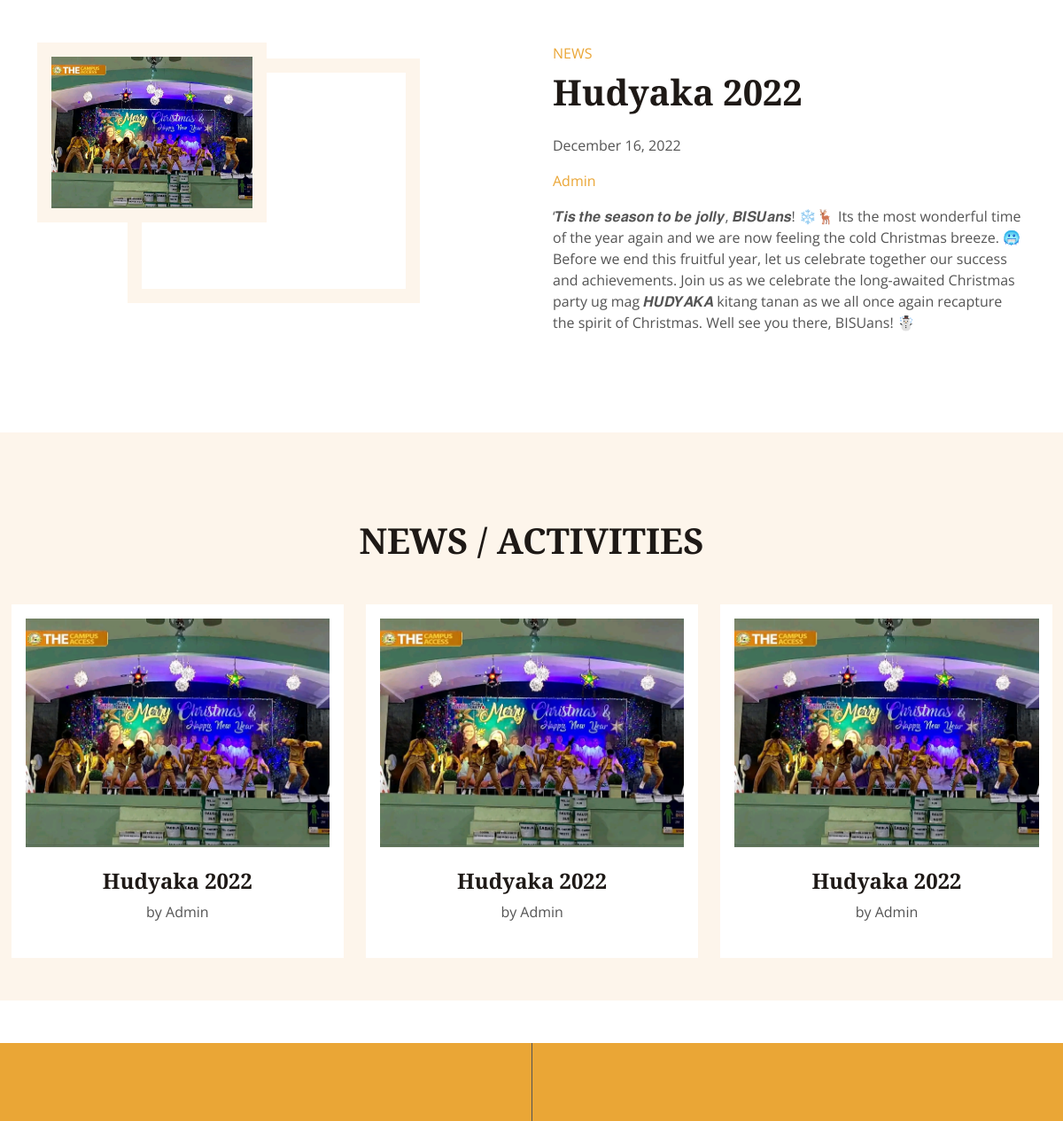
The app's page /index.php?menu=news&nkey=1 (upper part), older data.
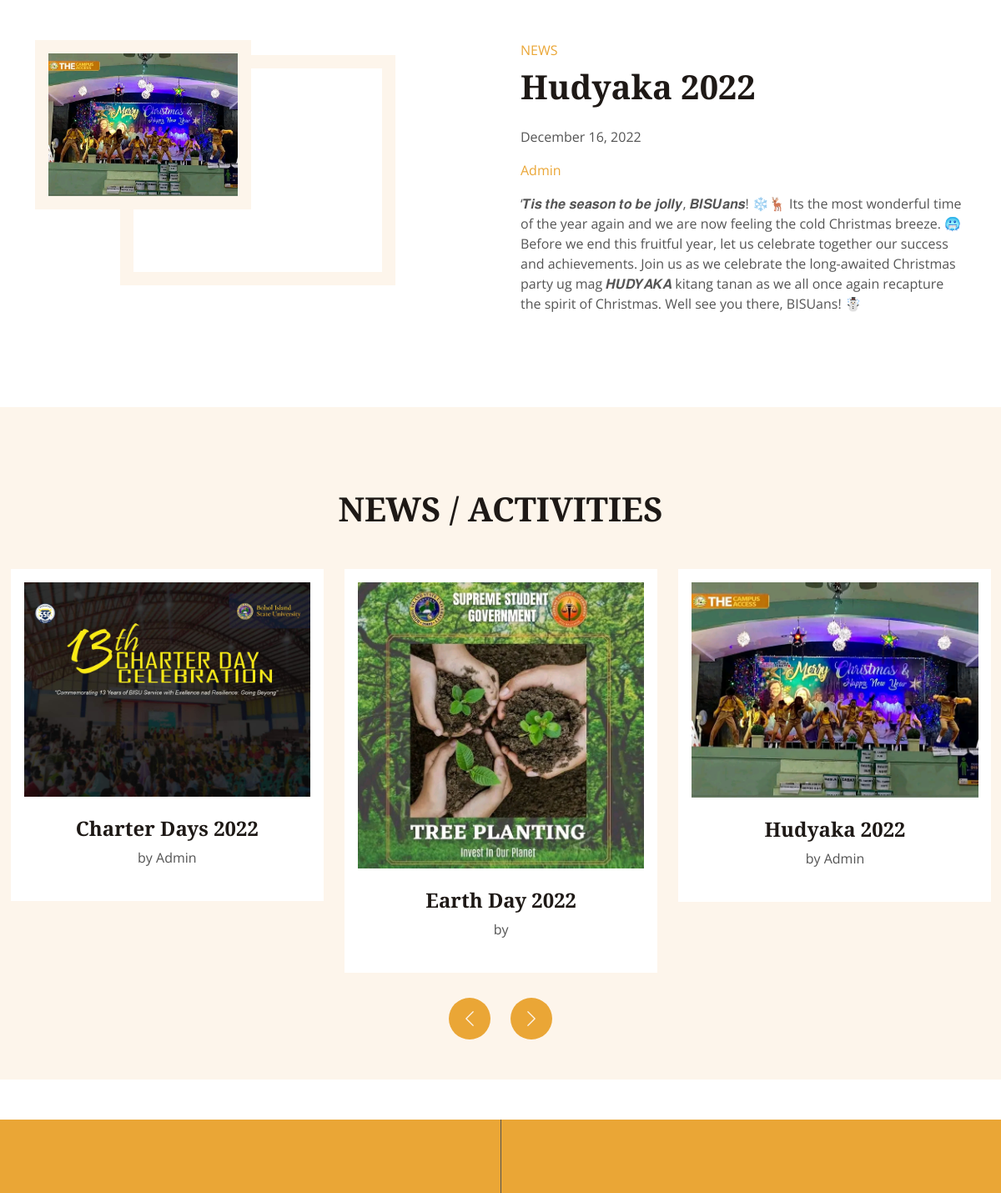
The same page, newer data.
### tables this page shows
CREATE TABLE news (
  News_Key int(10) unsigned NOT NULL auto_increment,
  User_Key int(10) unsigned NOT NULL,
  News_Title varchar(255) NOT NULL,
  News_Date varchar(255) NOT NULL,
  News_Image varchar(255) NOT NULL,
  News_Desc varchar(255) NOT NULL,
  PRIMARY KEY  (News_Key),
  UNIQUE KEY tbl_unique (News_Title)
);

### models/db_connect.php (called while the page is built, shortened)
<?php
class DB_Connect {
    public function __construct()
    {
        $this->db = mysqli_connect(DB_HOST, DB_USER, DB_PASS, DB_NAME);
    }
    public function getDataFromTable($sql)
    {
        $data = array();
        $result = $this->db->query($sql);
        if ($result) {
            if ($result->num_rows > 0) {
                while($row = $result->fetch_assoc()) {
                    $data[] = $row;
                }
            }
        }
        return $data;
    }
}
?>

### models/sql_news.php (called while the page is built, shortened)
<?php
require_once 'models/db_connect.php';
class SQL_News extends DB_Connect {
    public function getNewsList()
    {
        $sql = "
            SELECT
                n.*,
                if (n.User_Key > 0, concat(First_Name, ' ', Last_Name), 'Admin') as News_Author
            FROM news as n
            LEFT JOIN users as u ON n.User_Key = u.User_Key
            ORDER BY News_Date, News_Title
        ";
        $list = $this->getDataFromTable($sql);
        return $list;
    }
}

### init.php (called while the page is built, shortened)
<?php
include_once 'models/sql_news.php';
$sql = new SQL_News;
$_SESSION['news_list'] = $sql->getNewsList();
?>

### views/ui_news_carousel.php (the view, shortened to what this page needs)
<div class="owl-carousel testimonial-carousel wow fadeInUp" data-wow-delay="0.1s">
    <?php foreach ($_SESSION['news_list'] as $news) : ?>
        <div class="service-item d-flex flex-column bg-white p-3 pb-0">
            <div class="position-relative">
                <img class="img-fluid" src="./bisu-img/news/<?php echo $news['News_Image']?>" alt="">
            </div>
            <div class="text-center p-4">
                <h4><?php echo $news['News_Title'] ?></h4>
                <p> by <?php echo ucwords(strtolower($news['News_Author'])) ?></p>
            </div>
        </div>
    <?php endforeach; ?>

### index.php (shortened to what this page needs)
<?php
require 'init.php';
if (isset($_GET['menu']) && $_GET['menu'] == 'alumni') {
    include_once 'models/sql_alumni.php';
    $sql = new SQL_Alumni;
    if (isset($_POST['course']) && $_POST['course'] != '' && isset($_POST['course']) && $_POST['course'] != '') {
            $_POST['course_sel'] = $_POST['course'];
            $_POST['batch_sel'] = $_POST['batch'];
    } else {
        $batches = array_keys($_SESSION['batches']);
        if (!empty($batches)) {
            $_POST['batch_sel'] = $batches[0];
            $batch = $_SESSION['batches'][$_POST['batch_sel']];
            $_POST['course_sel'] = $batch['Course_Code'];
        } else {
            $_POST['warning'] = 'No Alumni data available yet.';
            $_POST['department'] = current(array_keys($_SESSION['departments']));
        }
        if (isset($_GET['course']) && $_GET['course'] != '') {
            $_POST['course_sel'] = $_GET['course'];
        }
    }
    $data = array();
    if (isset($_POST['course_sel'])) {
        $_POST['course_data'] = $sql->getCourseData($_POST['course_sel']);
        $data = $sql->getAlumniData();
    }
    if (empty($data)) {
        $_POST['warning'] = 'No Alumni data available for the selected batch.';
    } else {
        $_POST['alumni'] = $data;
    }
    require_once 'views/ui_alumni.php';
} else if(isset($_GET['menu']) && $_GET['menu'] == 'news') {
    include_once 'models/sql_news.php';
    require_once 'views/ui_news.php';
} else if(isset($_GET['menu']) && $_GET['menu'] == 'association') {
    require_once 'views/ui_association.php';
} else if(isset($_GET['menu']) && $_GET['menu'] == 'profile') {
    include_once 'models/sql_alumni.php';
    $sql = new SQL_Alumni;
    if (intval($_GET['ukey']) > 0) {
        $_POST['profile_fields'] = array(
            'Batch' => false,
            'Course_Name' => false,
            'Email' => true,
            'Address' => true,
            'Position' => true,
            'Employment_Status' => true,
            'Company_Name' => true,
            'Company_Address' => true,
        );
        $_POST['profile'] = $sql->getUserProfileData($_GET['ukey']);
    } else {
        $_POST['profile'] = $sql->getAdminProfile();
    }
    require_once 'views/ui_profile.php';
} else if(isset($_GET['menu']) && $_GET['menu'] == 'gallery') {
    include_once 'models/sql_gallery.php';
    $sql = new SQL_Gallery;
    $_POST['gallery'] = $sql->getGalleryData();
    require_once 'views/ui_gallery.php';
} else {
    require_once 'views/ui_home.php';
}
?>

### views/header.php (shortened to what this page needs)
<!DOCTYPE html>
<html lang="en">
<head>
    <link href="https://cdnjs.cloudflare.com/ajax/libs/font-awesome/5.10.0/css/all.min.css" rel="stylesheet">
    <link href="https://cdn.jsdelivr.net/npm/bootstrap-icons@1.4.1/font/bootstrap-icons.css" rel="stylesheet">
    <link href="lib/animate/animate.min.css" rel="stylesheet">
    <link href="lib/owlcarousel/assets/owl.carousel.min.css" rel="stylesheet">
    <link href="lib/lightbox/css/lightbox.min.css" rel="stylesheet">
    <link href="css/bootstrap.min.css" rel="stylesheet">
    <link href="css/style.css" rel="stylesheet">
</head>
<body>

### views/ui_news.php (shortened to what this page needs)
<?php
    require_once 'views/header.php';
?>
<div class="container-xxl py-5">
    <div class="container">
        <div class="row g-5">
            <div class="col-lg-6 wow fadeInUp" data-wow-delay="0.1s">
                <div class="row g-3 img-twice position-relative h-100">
                    <div class="col-6">
                        <img class="img-fluid bg-light p-3" src="bisu-img/news/<?php echo $_POST['news']['News_Image'] ?>" alt="">
                    </div>
                </div>
            </div>
            <div class="col-lg-6 wow fadeInUp" data-wow-delay="0.5s">
                <div class="h-100">
                    <p class="text-primary text-uppercase mb-2">NEWS</p>
                    <h1 class="display-6 mb-4"><?php echo $_POST['news']['News_Title'] ?></h1>
                    <p><?php echo $_POST['news']['News_Date'] ?></p>
                    <p class="text-primary"><?php echo ucwords(strtolower($_POST['news']['News_Author'])) ?></p>
                    <p><?php echo file_get_contents('./bisu-img/news/'.$_POST['news']['News_Desc']) ?></p>
                </div>
            </div>
        </div>
    </div>
</div>
<center>
        <div class="container-xxl bg-light py-5 my-5" style="margin:0;">
            <div class="text-center mx-auto mb-5 wow fadeInUp" data-wow-delay="0.1s" style="max-width: 500px; padding-top: 50px;">
                <h3 class="display-6 mb-0">NEWS / ACTIVITIES</h3>
            </div>
            <?php
                require_once 'views/ui_news_carousel.php';
            ?>
        </div>
</center>
<?php
    require_once 'views/footer.php';
?>

### views/footer.php (shortened to what this page needs)
    <div class="container-fluid footer position-relative bg-primary text-white-50 mt-5 py-5 px-4 px-lg-5 wow fadeIn" data-wow-delay="0.1s">
        <div class="row g-5 py-5">
            <div class="col-lg-6 ps-lg-5">
                <div class="row g-5">
                </div>
            </div>
        </div>
    </div>
</body>
</html>

### css/style.css (style rules this page uses)
:root { --primary: #EAA636; --secondary: #545454; --light: #FDF5EB; --dark: #1E1916; }
.img-twice::before { position: absolute; content: ""; width: 60%; height: 80%; top: 10%; left: 20%; border: 1rem solid var(--light); z-index: -1; }
.service-item, .service-item * { transition: .3s; }
@media (min-width: 992px) { .footer::after { position: absolute; content: ""; width: 1px; height: 100%; top: 0; left: 50%; background: var(--secondary); } }

Row changes from the older to the newer data that the page shows:
added news: News_Image (picture), News_Title "Earth Day 2022"
added news: News_Image (picture), News_Title "Charter Days 2022", News_Author "Admin"
